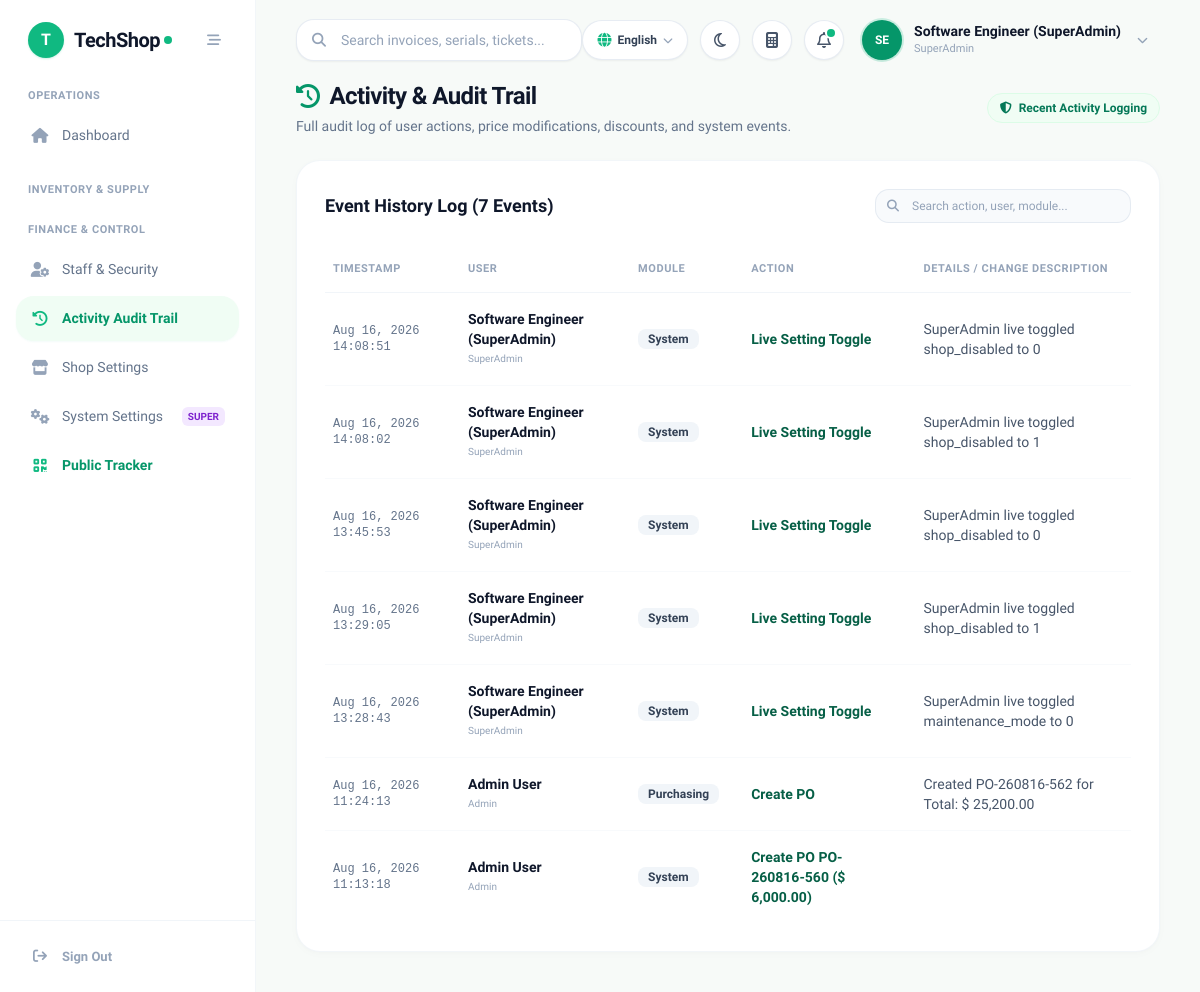
Screenshot of /pages/audit_log.php (signed in) with the database file from the repository.
### tables this page shows
CREATE TABLE IF NOT EXISTS `settings` (
  `setting_key` varchar(50) NOT NULL,
  `setting_value` text,
  `created_at` timestamp NULL DEFAULT CURRENT_TIMESTAMP,
  `updated_at` timestamp NULL DEFAULT CURRENT_TIMESTAMP ON UPDATE CURRENT_TIMESTAMP,
  PRIMARY KEY (`setting_key`)
);

CREATE TABLE IF NOT EXISTS `users` (
  `id` bigint unsigned NOT NULL AUTO_INCREMENT,
  `name` varchar(255) NOT NULL,
  `email` varchar(255) NOT NULL,
  `password` varchar(255) NOT NULL,
  `role` varchar(50) NOT NULL DEFAULT 'Cashier',
  `phone` varchar(50) DEFAULT NULL,
  `branch_id` int NOT NULL DEFAULT '1',
  `status` tinyint(1) NOT NULL DEFAULT '1',
  `created_at` timestamp NULL DEFAULT CURRENT_TIMESTAMP,
  `updated_at` timestamp NULL DEFAULT CURRENT_TIMESTAMP ON UPDATE CURRENT_TIMESTAMP,
  PRIMARY KEY (`id`),
  UNIQUE KEY `email` (`email`)
);

CREATE TABLE IF NOT EXISTS `activity_logs` (
  `id` bigint unsigned NOT NULL AUTO_INCREMENT,
  `user_id` bigint unsigned DEFAULT NULL,
  `action` varchar(255) NOT NULL,
  `table_name` varchar(100) DEFAULT NULL,
  `record_id` bigint unsigned DEFAULT NULL,
  `timestamp` timestamp NOT NULL DEFAULT CURRENT_TIMESTAMP,
  `module` varchar(100) DEFAULT NULL,
  `details` text,
  PRIMARY KEY (`id`),
  KEY `user_id` (`user_id`),
  CONSTRAINT `activity_logs_ibfk_1` FOREIGN KEY (`user_id`) REFERENCES `users` (`id`) ON DELETE SET NULL
);

### pages/audit_log.php (the view, shortened to what the rows shown need)
<?php
require_once '../includes/db.php';
require_once '../includes/header.php';
$logs = [];
if ($pdo) {
    try {
        $stmt = $pdo->query("
            SELECT al.*, u.name as user_name, u.role as user_role
            FROM activity_logs al
            LEFT JOIN users u ON al.user_id = u.id
            ORDER BY al.id DESC
            LIMIT 100
        ");
        $logs = $stmt->fetchAll();
    } catch (Exception $e) {}
}
?>
<div class="space-y-6 max-w-7xl mx-auto">
    <div class="flex flex-col sm:flex-row sm:items-center justify-between gap-4">
        <div>
            <h1 class="text-2xl font-bold text-slate-900 tracking-tight flex items-center gap-2.5">
                <i class="fa-solid fa-clock-rotate-left text-emerald-600"></i>
                <span>Activity & Audit Trail</span>
            </h1>
        </div>
    </div>
    <div class="bg-white rounded-3xl shadow-card border border-slate-100/90 p-6 sm:p-7 overflow-hidden">
        <div class="flex flex-col sm:flex-row sm:items-center justify-between gap-4 mb-6">
            <h2 class="text-lg font-bold text-slate-900">Event History Log (<?php echo count($logs); ?> Events)</h2>
        </div>
        <div class="overflow-x-auto -mx-6 sm:-mx-7 px-6 sm:px-7">
            <table class="w-full text-left border-collapse" id="logsTable">
                <thead>
                    <tr class="border-b border-slate-100 text-[11px] font-bold text-slate-400 uppercase tracking-wider">
                        <th class="py-3.5 pr-4 pl-2">Timestamp</th>
                        <th class="py-3.5 px-4">User</th>
                        <th class="py-3.5 px-4">Module</th>
                        <th class="py-3.5 px-4">Action</th>
                        <th class="py-3.5 pl-4 pr-2">Details / Change Description</th>
                    </tr>
                </thead>
                <tbody class="divide-y divide-slate-50 text-xs sm:text-sm text-slate-700">
                    <?php foreach ($logs as $l): ?>
                    <tr class="hover:bg-slate-50/60 transition-colors group">
                        <td class="py-4 pr-4 pl-2 font-mono text-slate-500 text-xs shrink-0">
                            <?php echo date('M j, Y H:i:s', strtotime($l['timestamp'])); ?>
                        </td>
                        <td class="py-4 px-4 font-bold text-slate-900">
                            <span class="block"><?php echo htmlspecialchars($l['user_name'] ?? 'System'); ?></span>
                            <span class="block text-[10px] text-slate-400 font-normal"><?php echo htmlspecialchars($l['user_role'] ?? 'Bot'); ?></span>
                        </td>
                        <td class="py-4 px-4">
                            <span class="inline-block text-xs font-semibold px-2.5 py-0.5 rounded-lg bg-slate-100 text-slate-700">
                                <?php echo htmlspecialchars($l['module'] ?? 'System'); ?>
                            </span>
                        </td>
                        <td class="py-4 px-4 font-bold text-emerald-800">
                            <?php echo htmlspecialchars($l['action']); ?>
                        </td>
                        <td class="py-4 pl-4 pr-2 text-slate-600">
                            <?php echo htmlspecialchars($l['details'] ?? ''); ?>
                        </td>
                    </tr>
                    <?php endforeach; ?>
                </tbody>
            </table>
        </div>
    </div>
</div>
<?php require_once '../includes/footer.php'; ?>

### includes/header.php (shortened to what the rows shown need)
<?php
enforce_page_access();
require_once __DIR__ . '/lang.php';
$user = $_SESSION['user'];
$role = $user['role'] ?? 'Cashier';
        ?>
        <?php
function isActive($page) {
    $current = basename($_SERVER['PHP_SELF']);
    if ($current === $page || strpos($_SERVER['REQUEST_URI'], $page) !== false) {
        return 'bg-emerald-50 text-emerald-600 font-semibold shadow-sm shadow-emerald-500/5';
    }
    return 'text-slate-500 hover:text-slate-900 hover:bg-slate-50/80 font-medium';
}
function getIconColor($page) {
    $current = basename($_SERVER['PHP_SELF']);
    if ($current === $page || strpos($_SERVER['REQUEST_URI'], $page) !== false) {
        return 'text-emerald-500';
    }
    return 'text-slate-400 group-hover:text-slate-600';
}
$sys_name = 'TechShop';
$sys_logo = '';
if (isset($pdo) && $pdo) {
    try {
        $stmt_h = $pdo->query("SELECT setting_key, setting_value FROM settings WHERE setting_key IN ('system_name', 'shop_logo', 'currency_symbol', 'shop_currency', 'supported_currencies_json')");
        while ($row = $stmt_h->fetch()) {
            if ($row['setting_key'] === 'system_name' && !empty($row['setting_value'])) $sys_name = $row['setting_value'];
        }
    } catch (\Exception $e) {}
}
$user_name = $user['name'] ?? 'Staff User';
$user_role = $user['role'] ?? 'Cashier';
$name_parts = explode(' ', trim($user_name));
$initials = strtoupper(substr($name_parts[0] ?? 'U', 0, 1) . (isset($name_parts[1]) ? substr($name_parts[1], 0, 1) : ''));
?>
<!DOCTYPE html>
<html lang="en" class="h-full">
<head>
    <script src="https://cdn.tailwindcss.com"></script>
    <link rel="stylesheet" href="https://cdnjs.cloudflare.com/ajax/libs/font-awesome/6.5.1/css/all.min.css">
</head>
<body class="bg-[#F7FAF8] text-slate-800 font-sans flex h-screen overflow-hidden antialiased">
    <aside id="mainSidebar" class="w-64 bg-white border-r border-slate-100/90 flex flex-col fixed md:static inset-y-0 left-0 z-50 transform -translate-x-full md:translate-x-0 transition-transform duration-200 ease-in-out">
        <div class="h-20 flex items-center justify-between px-7">
            <a href="dashboard.php" class="flex items-center gap-2.5 group">
                <?php if ($sys_logo): ?>
                    <img src="../uploads/logo/<?php echo htmlspecialchars($sys_logo); ?>" alt="Logo" class="h-9 w-9 object-contain rounded-xl">
                <?php else: ?>
                    <div class="w-9 h-9 rounded-2xl bg-emerald-500 text-white flex items-center justify-center font-black text-base shadow-sm shadow-emerald-500/20">
                        <?php echo strtoupper(substr($sys_name, 0, 1)); ?>
                    </div>
                <?php endif; ?>
                <div class="flex items-center tracking-tight">
                    <span class="text-xl font-bold text-slate-900 tracking-tight"><?php echo htmlspecialchars($sys_name); ?></span>
                    <span class="w-2 h-2 rounded-full bg-emerald-500 ml-1 inline-block"></span>
                </div>
            </a>
        </div>
        <nav class="flex-1 overflow-y-auto px-4 py-2 space-y-6">
            <div>
                <p class="text-[11px] font-bold uppercase tracking-wider text-slate-400 px-3 mb-2"><?php echo __('nav_operations'); ?></p>
                <div class="space-y-1">
                    <a href="dashboard.php" class="sidebar-item flex items-center px-3.5 py-3 rounded-2xl group <?php echo isActive('dashboard.php'); ?>">
                        <i class="fa-solid fa-house w-5 text-center text-[15px] <?php echo getIconColor('dashboard.php'); ?>"></i>
                        <span class="ml-3 text-[14px]"><?php echo __('nav_dashboard'); ?></span>
                    </a>
                </div>
            </div>
            <div>
                <p class="text-[11px] font-bold uppercase tracking-wider text-slate-400 px-3 mb-2"><?php echo __('nav_inventory_supply'); ?></p>
            </div>
            <div>
                <p class="text-[11px] font-bold uppercase tracking-wider text-slate-400 px-3 mb-2"><?php echo __('nav_finance_control'); ?></p>
                <div class="space-y-1">
                    <?php if (in_array($role, ['Admin', 'Manager', 'SuperAdmin'])): ?>
                    <a href="users.php" class="sidebar-item flex items-center px-3.5 py-3 rounded-2xl group <?php echo isActive('users.php'); ?>">
                        <i class="fa-solid fa-user-gear w-5 text-center text-[15px] <?php echo getIconColor('users.php'); ?>"></i>
                        <span class="ml-3 text-[14px]"><?php echo __('nav_staff'); ?></span>
                    </a>
                    <a href="audit_log.php" class="sidebar-item flex items-center px-3.5 py-3 rounded-2xl group <?php echo isActive('audit_log.php'); ?>">
                        <i class="fa-solid fa-clock-rotate-left w-5 text-center text-[15px] <?php echo getIconColor('audit_log.php'); ?>"></i>
                        <span class="ml-3 text-[14px]"><?php echo __('nav_audit'); ?></span>
                    </a>
                    <?php endif; ?>
                    <?php if (in_array($role, ['Admin', 'SuperAdmin'])): ?>
                    <a href="shop_settings.php" class="sidebar-item flex items-center px-3.5 py-3 rounded-2xl group <?php echo isActive('shop_settings.php'); ?>">
                        <i class="fa-solid fa-store w-5 text-center text-[15px] <?php echo getIconColor('shop_settings.php'); ?>"></i>
                        <span class="ml-3 text-[14px]"><?php echo __('nav_shop_settings'); ?></span>
                    </a>
                    <?php endif; ?>
                    <?php if ($role === 'SuperAdmin'): ?>
                    <a href="settings.php" class="sidebar-item flex items-center justify-between px-3.5 py-3 rounded-2xl group <?php echo isActive('settings.php'); ?>">
                        <div class="flex items-center">
                            <i class="fa-solid fa-gears w-5 text-center text-[15px] <?php echo getIconColor('settings.php'); ?>"></i>
                            <span class="ml-3 text-[14px]"><?php echo __('nav_system_settings'); ?></span>
                        </div>
                        <span class="px-1.5 py-0.5 rounded-md bg-purple-100 text-purple-700 text-[10px] font-extrabold uppercase">Super</span>
                    </a>
                    <?php endif; ?>
                    <a href="track.php" target="_blank" class="sidebar-item flex items-center px-3.5 py-3 rounded-2xl group text-emerald-600 hover:bg-emerald-50/80 font-bold">
                    </a>
                </div>
            </div>
        </nav>
        <div class="p-4 border-t border-slate-100">
            <a href="../logout.php" class="flex items-center px-3.5 py-2.5 text-slate-400 hover:text-red-500 hover:bg-red-50/60 rounded-2xl transition-all">
                <i class="fa-solid fa-arrow-right-from-bracket w-5 text-center text-[14px]"></i>
                <span class="ml-3 text-[13px] font-semibold"><?php echo __('nav_sign_out'); ?></span>
            </a>
        </div>
    </aside>
    <main class="flex-1 flex flex-col h-screen overflow-hidden bg-[#F7FAF8]">
        <header class="h-20 bg-transparent flex items-center justify-between px-6 lg:px-10 z-20 shrink-0">
            <div class="flex items-center gap-4 flex-1">
                <div class="relative w-full max-w-sm hidden sm:block">
                    <input
                        type="text"
                        id="globalSearchInput"
                        placeholder="<?php echo __('hdr_search_placeholder', 'Search anything (F2)...'); ?>"
                        class="w-full pl-11 pr-4 py-2.5 bg-white border border-slate-200/80 rounded-2xl text-sm font-medium text-slate-800 placeholder-slate-400 focus:outline-none focus:ring-2 focus:ring-emerald-500/20 focus:border-emerald-500 shadow-sm transition-all"
                        onkeyup="handleGlobalSearch(event)"
                    >
                </div>
            </div>
            <div class="flex items-center space-x-2 sm:space-x-3">
                <div class="relative">
                    <button id="userMenuBtn" onclick="toggleUserMenu()" class="flex items-center gap-3 p-1.5 pr-3 rounded-full hover:bg-white transition-all">
                        <div class="w-10 h-10 rounded-full bg-emerald-600 text-white font-extrabold flex items-center justify-center text-xs shadow-sm ring-2 ring-emerald-500/20">
                            <?php echo htmlspecialchars($initials); ?>
                        </div>
                        <div class="text-left hidden md:block">
                            <div class="text-sm font-bold text-slate-900 leading-tight"><?php echo htmlspecialchars($user_name); ?></div>
                            <div class="text-[11px] font-medium text-slate-400"><?php echo htmlspecialchars($user_role); ?></div>
                        </div>
                        <i class="fa-solid fa-chevron-down text-slate-400 text-[11px] ml-1"></i>
                    </button>
                </div>
            </div>
        </header>
        <div class="flex-1 overflow-y-auto px-6 lg:px-10 pb-10">

### rows the page displays
settings: setting_value "T", setting_value "TechShop"
settings: setting_value "OPERATIONS", setting_value "Dashboard", setting_value "INVENTORY & SUPPLY", setting_value "FINANCE & CONTROL", setting_value "Staff & Security", setting_value "Activity Audit Trail", setting_value "Shop Settings", setting_value "System Settings", setting_value "Sign Out"
users: name "SE", name "Software Engineer (SuperAdmin)", role "SuperAdmin"
activity_logs: timestamp "Aug 16, 2026 14:08:51", user.name "Software Engineer (SuperAdmin)", user.role "SuperAdmin", module "System", action "Live Setting Toggle", details "SuperAdmin live toggled shop_disabled to 0"
activity_logs: timestamp "Aug 16, 2026 14:08:02", user.name "Software Engineer (SuperAdmin)", user.role "SuperAdmin", module "System", action "Live Setting Toggle", details "SuperAdmin live toggled shop_disabled to 1"
activity_logs: timestamp "Aug 16, 2026 13:45:53", user.name "Software Engineer (SuperAdmin)", user.role "SuperAdmin", module "System", action "Live Setting Toggle", details "SuperAdmin live toggled shop_disabled to 0"
activity_logs: timestamp "Aug 16, 2026 13:29:05", user.name "Software Engineer (SuperAdmin)", user.role "SuperAdmin", module "System", action "Live Setting Toggle", details "SuperAdmin live toggled shop_disabled to 1"
activity_logs: timestamp "Aug 16, 2026 13:28:43", user.name "Software Engineer (SuperAdmin)", user.role "SuperAdmin", module "System", action "Live Setting Toggle", details "SuperAdmin live toggled maintenance_mode to 0"
activity_logs: timestamp "Aug 16, 2026 11:24:13", user.name "Admin User", user.role "Admin", module "Purchasing", action "Create PO", details "Created PO-260816-562 for Total: $ 25,200.00"
activity_logs: timestamp "Aug 16, 2026 11:13:18", user.name "Admin User", user.role "Admin", module "System", action "Create PO PO-260816-560 ($ 6,000.00)"

### other values shown
count($logs) "7"
